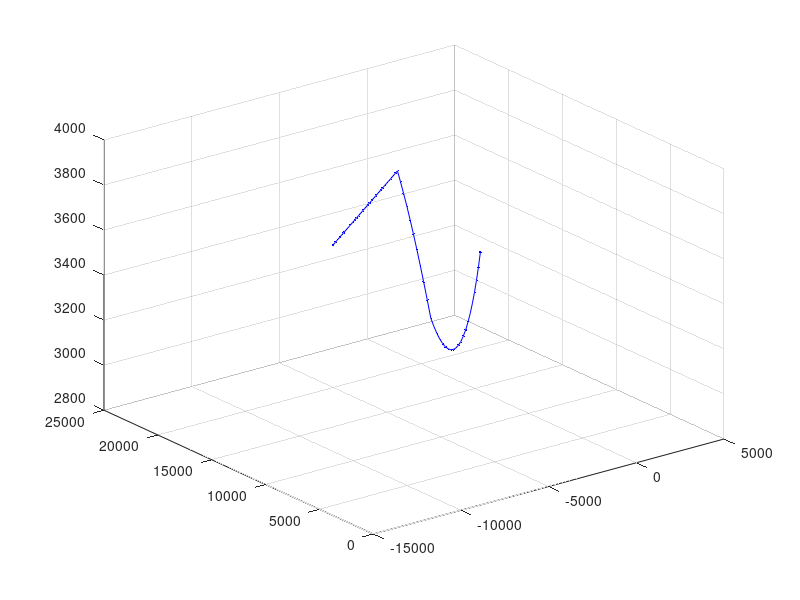
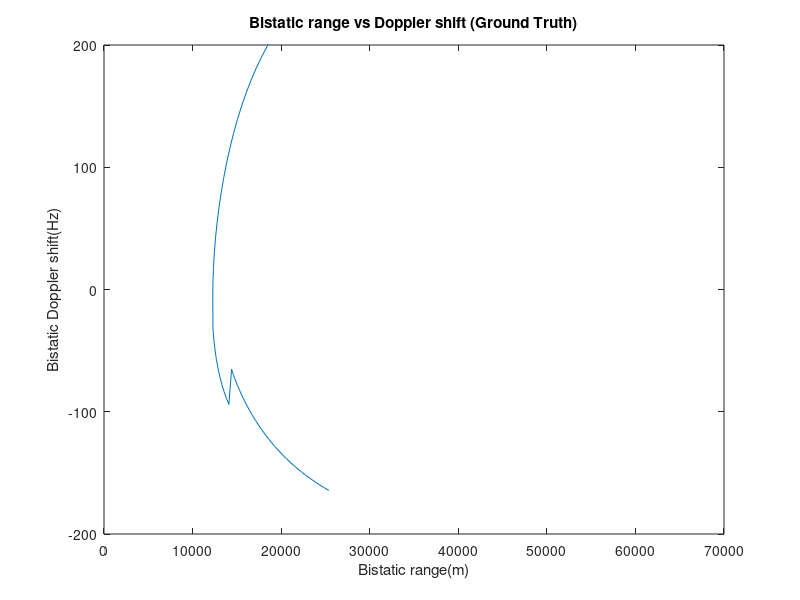

These charts were generated, in order, by the following MATLAB code:
% This script calculates the Bistatic range(m)  and Doppler(Hz) From
% Bistatic setup
% Simulation
% Author: Itumeleng Malemela

%The Positions are all in the format Below
%[x,y,z] where x,y,z are the coordinates in meters in the Cartesian Coordinate System

wavelength = 299792458/94e6;
c=299792458;

%Transmitter Position
Tx_Pos=[6440;10760;1056];
%Reference Reciever Position 
RefRx_Pos=[0;0;1000];

%Surveillance Reciever Position 
SurvRx_Pos=[0;1;1000];

%Target Positions

%Single Target Scenario 
%TargetPos = [[4000;18000;3600;],[-2000;3000;1600]];
%TargetWayPoints =[0,60];

%Lane Change Maneuver Scenario 
TargetPos = [[3806;20680;3200;],[-3116;14010;3200],[-6884;10971;4000],[-14979;3765;4000]];
TargetWayPoints =[0,20,30,60];

%Landing Maneuver
%TargetPos = [[4000;18000;2000;],[-1000;8000;1700],[-1500;6000;1500],[-1000;4000;1300],[0;4000;1100],[500;6000;1000]];
%TargetWayPoints =[0,30,38,45,50,60];

%360 Maneuver
%TargetPos = [[4000;18000;2000;],[-8528;13851;2000],[-12354;15339;2000],[-7997;17783;2000],[-13311;11938;2000],[-20431;9706;2000]];
%TargetWayPoints =[0,35,50,75,95,120];


SimulationTime = TargetWayPoints(end)-TargetWayPoints(1)+1;

% Perform cubic interpolation to estimate target positions between waypoints

interp_positions =[];
interpolated_positions = [];
LastPosition  =[];
LastPositionIndex =[];
% Loop through each waypoint section


% Define the update interval
UpdateInterval = 1;

% Calculate the baseline
Baseline = norm(RefRx_Pos - Tx_Pos);

% Initialize arrays to store bistatic ranges and Doppler shifts
bistatic_ranges = [];
bistatic_doppler_shifts = [];

% Loop through each time step
prev_total_range =0;

interpolated_posx = [];
t_interp = 0:1:SimulationTime;
% Initialize the full interpolation arrays
x_interp = [];
y_interp = [];
z_interp = [];

% Loop through each waypoint section except the last one
for i = 1:length(TargetWayPoints) - 1
    % Define cubic splines with at least 3 waypoints when possible
    if i < length(TargetWayPoints) - 1
        % Use 3 waypoints
        pp_x = spline(TargetWayPoints(i:i+2), TargetPos(1, i:i+2));
        pp_y = spline(TargetWayPoints(i:i+2), TargetPos(2, i:i+2));
        pp_z = spline(TargetWayPoints(i:i+2), TargetPos(3, i:i+2));
    else
        % For the last segment, use 2 waypoints
        pp_x = spline(TargetWayPoints(i:i+1), TargetPos(1, i:i+1));
        pp_y = spline(TargetWayPoints(i:i+1), TargetPos(2, i:i+1));
        pp_z = spline(TargetWayPoints(i:i+1), TargetPos(3, i:i+1));
    end
    
    % Get the unique segment time ranges
    if i < length(TargetWayPoints) - 1
        t_segment = t_interp(t_interp >= TargetWayPoints(i) & t_interp < TargetWayPoints(i+1));
    else
        t_segment = t_interp(t_interp >= TargetWayPoints(i) & t_interp <= TargetWayPoints(i+1));
    end
    
    % Interpolate within the unique time segment
    x_interp_segment = ppval(pp_x, t_segment);
    y_interp_segment = ppval(pp_y, t_segment);
    z_interp_segment = ppval(pp_z, t_segment);
    
    % Concatenate with the complete interpolated position
    x_interp = [x_interp, x_interp_segment];
    y_interp = [y_interp, y_interp_segment];
    z_interp = [z_interp, z_interp_segment];
end

interpolated_posx = [x_interp; y_interp; z_interp];


%code for interpolated_posx

figure(1)
plot3(interpolated_posx(1, :), interpolated_posx(2, :), interpolated_posx(3, :), 'b.-');
grid on;

for position_index = 1:(size(interpolated_posx, 2) - 1)
    % Delta-Time: time taken in position section
    
    % Current position
    Target_Pos_1 = interpolated_posx(:, position_index);
    % Next position
    Target_Pos_end = interpolated_posx(:, position_index + 1);
    
    % Ranges from Tx and RefRx to the target
    range_tx_target = norm(Target_Pos_1 - Tx_Pos);
    range_ref_target = norm(Target_Pos_1 - RefRx_Pos);
    
    % Ranges for the end position
    range_tx_target_end = norm(Target_Pos_end - Tx_Pos);
    range_ref_target_end = norm(Target_Pos_end - RefRx_Pos);

    % Calculate velocities (rate of change of range)
    V_t = (range_tx_target-range_tx_target_end) / UpdateInterval;
    V_r = (range_ref_target-range_ref_target_end) / UpdateInterval;

    % Calculate bistatic Doppler shift using the correct formula
    doppler_shift = (94e6 / c) * (V_t + V_r);  % Assuming similar velocities as the baseline formula
    bistatic_doppler_shifts(end + 1) = doppler_shift;

    % Calculate the bistatic range
    bistatic_range = range_tx_target + range_ref_target - Baseline;

    % Store the bistatic range
    bistatic_ranges(end + 1) = bistatic_range;
end

figure(3);
plot(bistatic_ranges,bistatic_doppler_shifts);
title('Bistatic range vs Doppler shift (Ground Truth)');
xlabel('Bistatic range(m)');
ylabel('Bistatic Doppler shift(Hz)');
xlim([0 7e4]);
ylim([-200 200]);

%{
if exist('../true_data.h5', 'file')
    delete('../true_data.h5');
end

% Save bistatic ranges and Doppler shifts to an HDF5 file
h5create('../true_data.h5', '/bistatic_ranges', size(bistatic_ranges));
h5write('../true_data.h5', '/bistatic_ranges', bistatic_ranges);

h5create('../true_data.h5', '/doppler_shifts', size(bistatic_doppler_shifts));
h5write('../true_data.h5', '/doppler_shifts', bistatic_doppler_shifts);

%interpolated_positions = interp1(TargetWayPoints, TargetPos', time_intervals, 'spline')';
%padded_TargetPos = [zeros(1, size(TargetPos, 2)); TargetPos; zeros(1, size(TargetPos, 2))];
%extended_TargetWayPoints = [TargetWayPoints(1) - 1, TargetWayPoints, TargetWayPoints(end) + 1];

% Calculate spline coefficients with padded data
%coeffs = spline(extended_TargetWayPoints, padded_TargetPos);
%}